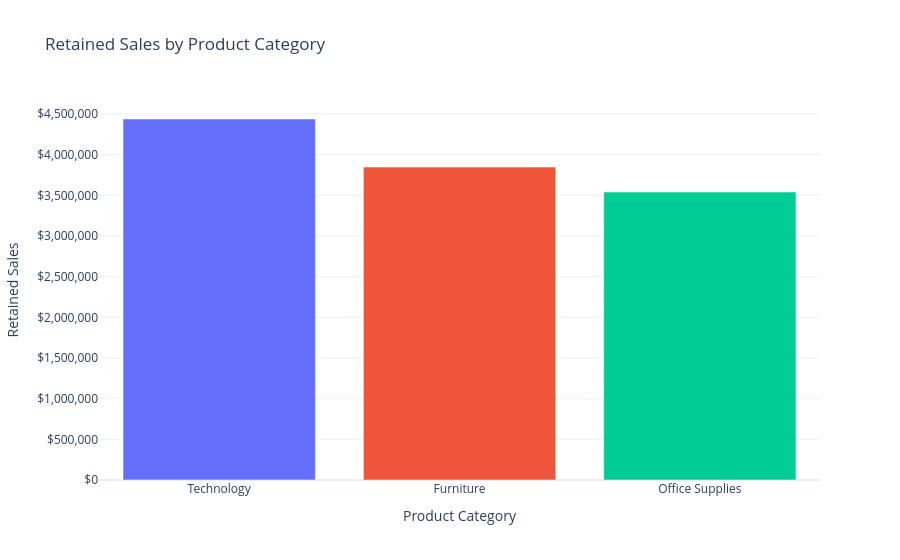

Notebook code for this chart:
### Markdown cell above
> Category order counts are **non-additive**. One customer order can contain products from several categories, so adding the category order counts can double-count orders. Use `total_orders` from the KPI section for the overall order count.

### Code cell
fig_category_sales = px.bar(
    category_summary,
    x="category",
    y="total_sales",
    color="category",
    title="Retained Sales by Product Category",
    labels={
        "category": "Product Category",
        "total_sales": "Retained Sales",
    },
    hover_data={
        "total_profit": ":$,.2f",
        "profit_margin": ":.1%",
        "total_orders": ":,",
        "units_sold": ":,",
    },
    template="plotly_white",
)

fig_category_sales.update_yaxes(tickprefix="$", tickformat=",")
fig_category_sales.update_layout(showlegend=False)
fig_category_sales.show()

### Figure 1 — Plotly figure (JSON) as saved in the notebook; plotly's stock layout.template omitted (floating-point values rounded to 4 significant figures)
{"data": [{"customdata": [[609600.0, 0.1374, 7873.0, 32820.0]], "hovertemplate": "Product Category=%{x}<br>Retained Sales=%{y}<br>total_profit=%{customdata[0]:$,.2f}<br>profit_margin=%{customdata[1]:.1%}<br>total_orders=%{customdata[2]:,}<br>units_sold=%{customdata[3]:,}<extra></extra>", "legendgroup": "Technology", "marker": {"color": "#636efa", "pattern": {"shape": ""}}, "name": "Technology", "orientation": "v", "showlegend": true, "textposition": "auto", "type": "bar", "x": ["Technology"], "xaxis": "x", "y": [4438000.0], "yaxis": "y"}, {"customdata": [[262400.0, 0.06821, 7720.0, 32520.0]], "hovertemplate": "Product Category=%{x}<br>Retained Sales=%{y}<br>total_profit=%{customdata[0]:$,.2f}<br>profit_margin=%{customdata[1]:.1%}<br>total_orders=%{customdata[2]:,}<br>units_sold=%{customdata[3]:,}<extra></extra>", "legendgroup": "Furniture", "marker": {"color": "#EF553B", "pattern": {"shape": ""}}, "name": "Furniture", "orientation": "v", "showlegend": true, "textposition": "auto", "type": "bar", "x": ["Furniture"], "xaxis": "x", "y": [3846000.0], "yaxis": "y"}, {"customdata": [[477300.0, 0.1348, 18080.0, 101200.0]], "hovertemplate": "Product Category=%{x}<br>Retained Sales=%{y}<br>total_profit=%{customdata[0]:$,.2f}<br>profit_margin=%{customdata[1]:.1%}<br>total_orders=%{customdata[2]:,}<br>units_sold=%{customdata[3]:,}<extra></extra>", "legendgroup": "Office Supplies", "marker": {"color": "#00cc96", "pattern": {"shape": ""}}, "name": "Office Supplies", "orientation": "v", "showlegend": true, "textposition": "auto", "type": "bar", "x": ["Office Supplies"], "xaxis": "x", "y": [3540000.0], "yaxis": "y"}], "layout": {"barmode": "relative", "legend": {"title": {"text": "Product Category"}, "tracegroupgap": 0}, "showlegend": false, "title": {"text": "Retained Sales by Product Category"}, "xaxis": {"anchor": "y", "categoryarray": ["Technology", "Furniture", "Office Supplies"], "categoryorder": "array", "domain": [0, 1], "title": {"text": "Product Category"}}, "yaxis": {"anchor": "x", "domain": [0, 1], "tickformat": ",", "tickprefix": "$", "title": {"text": "Retained Sales"}}}}
